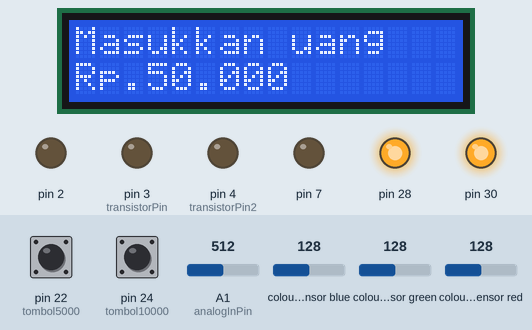
This sketch was run on a simulated Arduino Mega 2560, built with avr-gcc and run on an emulated ATmega2560. Shown: 16×2 character LCD, output pins drawn as LEDs (lit = HIGH). Wiring (inferred from the names in the program): TCS3200 colour sensor: output pin 10; S2 pin 12; S3 pin 11; S0 pin 8; S1 pin 9. The inputs (shaded band) are chosen by the test bench; at power-on: pin 22 (tombol5000) LOW, pin 24 (tombol10000) LOW, A1 (analogInPin) = 512, colour sensor blue 128, colour sensor green 128, colour sensor red 128. Pins used as bus, display or sensor lines are not drawn; what the sketch prints to the serial monitor is not drawn.

Above: at 0.16 s.
At 1.2 s:
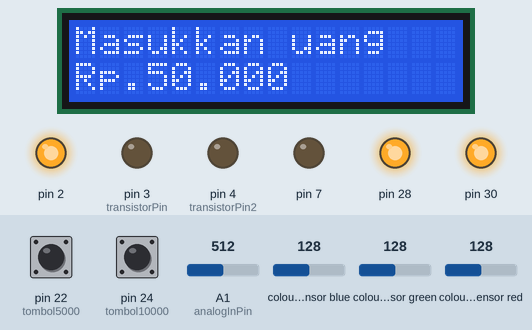
1.3 s: pin 22 (tombol5000) pulled HIGH for 3.2 s
At 3.2 s:
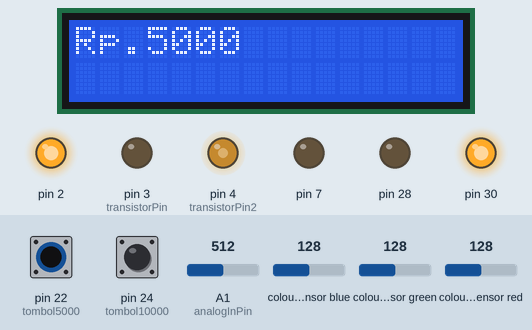
Timing chart, 0 to 4.7 s (numbered marks = the images above; inputs shaded):
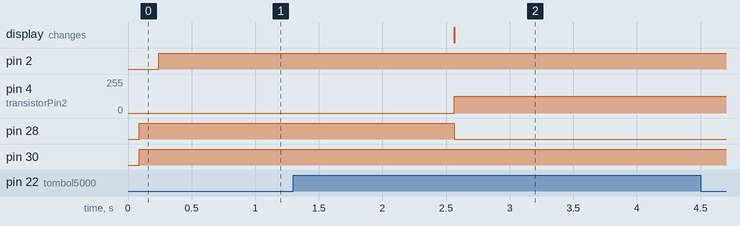

The sketch:

TCS3200_v3_Farhani.ino
```cpp
/*
// TCS230 color recognition sensor
// Sensor connection pins to Arduino are shown in comments

Color Sensor      Arduino
-----------      --------
 VCC               5V
 GND               GND
 s0                8
 s1                9
 s2                12
 s3                11
 OUT               10
 OE                GND
*/
const int s0_pin = 8;
const int s1_pin = 9;
const int s2_pin = 12;
const int s3_pin = 11;
const int out_pin = 10;
int analogInPin = A1;
int analogInPin1 = A0;
int sensorValue = 0;
int sensorValue1 = 0;
int outputValue = 0;
int outputValue1 = 0;
int transistorPin = 3;
int transistorPin2 = 4;


int statuz = 0;
int tombol100001;
int tombol50001;
const int IRinputPin = 40;;
const int tombol10000 = 24;
const int tombol5000 = 22;
int a;


 #include <LiquidCrystal_I2C.h>

LiquidCrystal_I2C lcd(0x27,16,2);  // set the LCD address to 0x27 for a 16 chars and 2 line display

void setup() {

Serial.begin(9600);
pinMode(analogInPin, INPUT);
pinMode(analogInPin1, INPUT);
pinMode(transistorPin, OUTPUT);
pinMode(transistorPin2, OUTPUT);
  pinMode(28, OUTPUT);
  pinMode(30, OUTPUT);

pinMode(2, OUTPUT);
pinMode(7, OUTPUT);
pinMode(tombol10000, INPUT);
pinMode(tombol5000, INPUT);
pinMode(s0_pin, OUTPUT);
pinMode(s1_pin, OUTPUT);
pinMode(s2_pin, OUTPUT);
pinMode(s3_pin, OUTPUT);
pinMode(out_pin, INPUT);
digitalWrite(s0_pin,HIGH);
digitalWrite(s1_pin,LOW);

lcd.init();
lcd.backlight();
lcd.clear();
lcd.setCursor(0,0);
lcd.print("Masukkan uang");
lcd.setCursor(0,1);
lcd.print("Rp.50.000");


}


void loop() {

tombol100001 = digitalRead(tombol10000);
tombol50001 = digitalRead(tombol5000);
 //delay(10000);


digitalWrite(28, HIGH);
  digitalWrite(30, HIGH);
sensorValue = analogRead(analogInPin);
sensorValue1 = analogRead(analogInPin);
outputValue = map(sensorValue, 0, 1023, 0, 255);
outputValue1 = map(sensorValue1, 0, 1023, 0, 255);

digitalWrite(s2_pin,LOW);
digitalWrite(s3_pin,LOW);
int red_color = pulseIn(out_pin, LOW);
red_color = map(red_color, 25,72,255,0);
delay(50);
digitalWrite(s2_pin,HIGH);
digitalWrite(s3_pin,HIGH);
int green_color = pulseIn(out_pin, LOW);
green_color = map(green_color, 30,90,255,0);
delay(50);
digitalWrite(s2_pin,LOW);

digitalWrite(s3_pin,HIGH);

int blue_color = pulseIn(out_pin, LOW);

blue_color = map(blue_color, 25,70,255,0);

delay(50);


Serial.print("RED: ");

Serial.print(red_color);

Serial.print("  ");

Serial.print("GREEN: ");

Serial.print(green_color);

Serial.print("  ");

Serial.print("BLUE: ");

Serial.print(blue_color);

Serial.println("  ");

//if(red_color<=260 && red_color >190 && green_color<235 && green_color>200 && blue_color<220 && blue_color>153 ){
//if(red_color>-173 && red_color<28 && green_color>-34 && green_color<-10  && blue_color>38 && blue_color<108){
  if(red_color<-124){
  a=1;
  Serial.println("uang 50000");
  digitalWrite(2, LOW);    // turn the LED off by making the voltage LOW
  delay(1000);
  lcd.clear();
  lcd.print("Pilih Nominal");
  lcd.setCursor(0,1);
  lcd.print("Rp.10000/Rp.5000");


  //digitalWrite(6, HIGH);

}


else if(tombol100001 == HIGH ){
Serial.println("SILAHKAN PILIH PECAHAN YANG DI INGINKAN");
  lcd.clear();
  lcd.print("Rp.10.000");
  lcd.setCursor(0,1);
  lcd.print("");
  analogWrite(transistorPin, outputValue);
digitalWrite(28, HIGH);   // turn the LED on (HIGH is the voltage level)
  digitalWrite(30, LOW);

           delay(6000);

   analogWrite(transistorPin, 0);
digitalWrite(28, LOW);   // turn the LED on (HIGH is the voltage level)
  digitalWrite(30, LOW);

             }

else if(tombol50001 == HIGH ){
Serial.println("SILAHKAN PILIH PECAHAN YANG DI INGINKAN");
  lcd.clear();
  lcd.print("Rp.5000");
  lcd.setCursor(0,1);
  lcd.print("");
analogWrite(transistorPin2, outputValue1);
  digitalWrite(28, LOW);   // turn the LED on (HIGH is the voltage level)
  digitalWrite(30, HIGH);
           delay(16000);
              analogWrite(transistorPin2, 0);
digitalWrite(28, LOW);   // turn the LED on (HIGH is the voltage level)
  digitalWrite(30, LOW);

             }

/*else if(red_color>90 && red_color<162 && green_color>110 && green_color<150  && blue_color>124 && blue_color<170){
  Serial.println("uang 2000");
                // wait for a second
    digitalWrite(7, LOW);    // turn the LED off by making the voltage LOW
  digitalWrite(6, HIGH);
  delay(1000);
  */
//}
else{
    digitalWrite(2, HIGH);    // turn the LED off by making the voltage LOW
  //digitalWrite(6, LOW);
}
//else if (red_color<210 && red_color >190 && green_color<210 && green_color>195 && blue_color<210 && blue_color>183 ) {
  //Serial.println("uang 2000");
//}
delay(1000);

}
```

Measured:
- after the input at 1.3 s, pin 4 (transistorPin2): 0/255 → 127/255 after 1.3 s; pin 28: HIGH → LOW after 1.3 s; the display: changes after 1.3 s (image 2)
